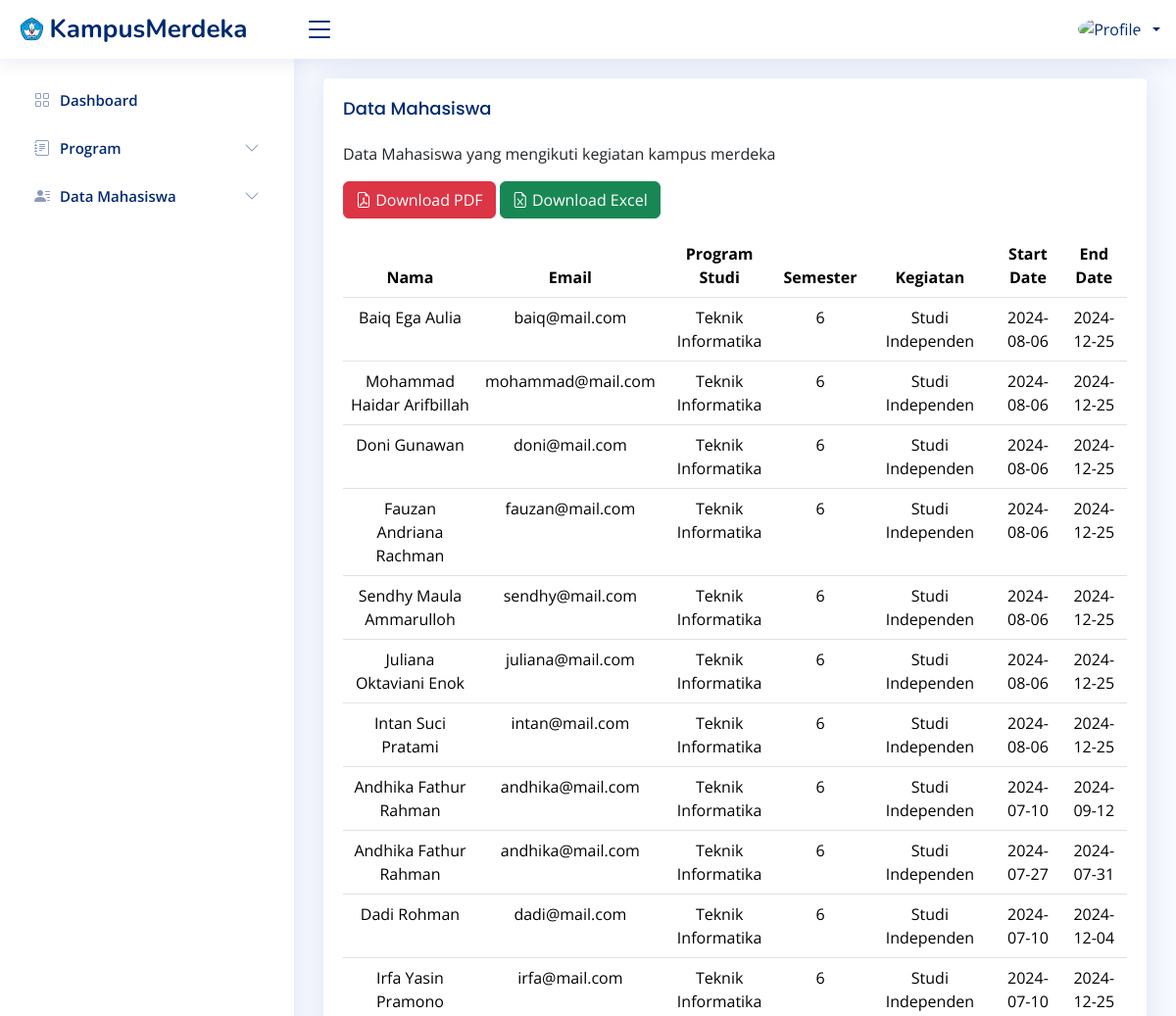
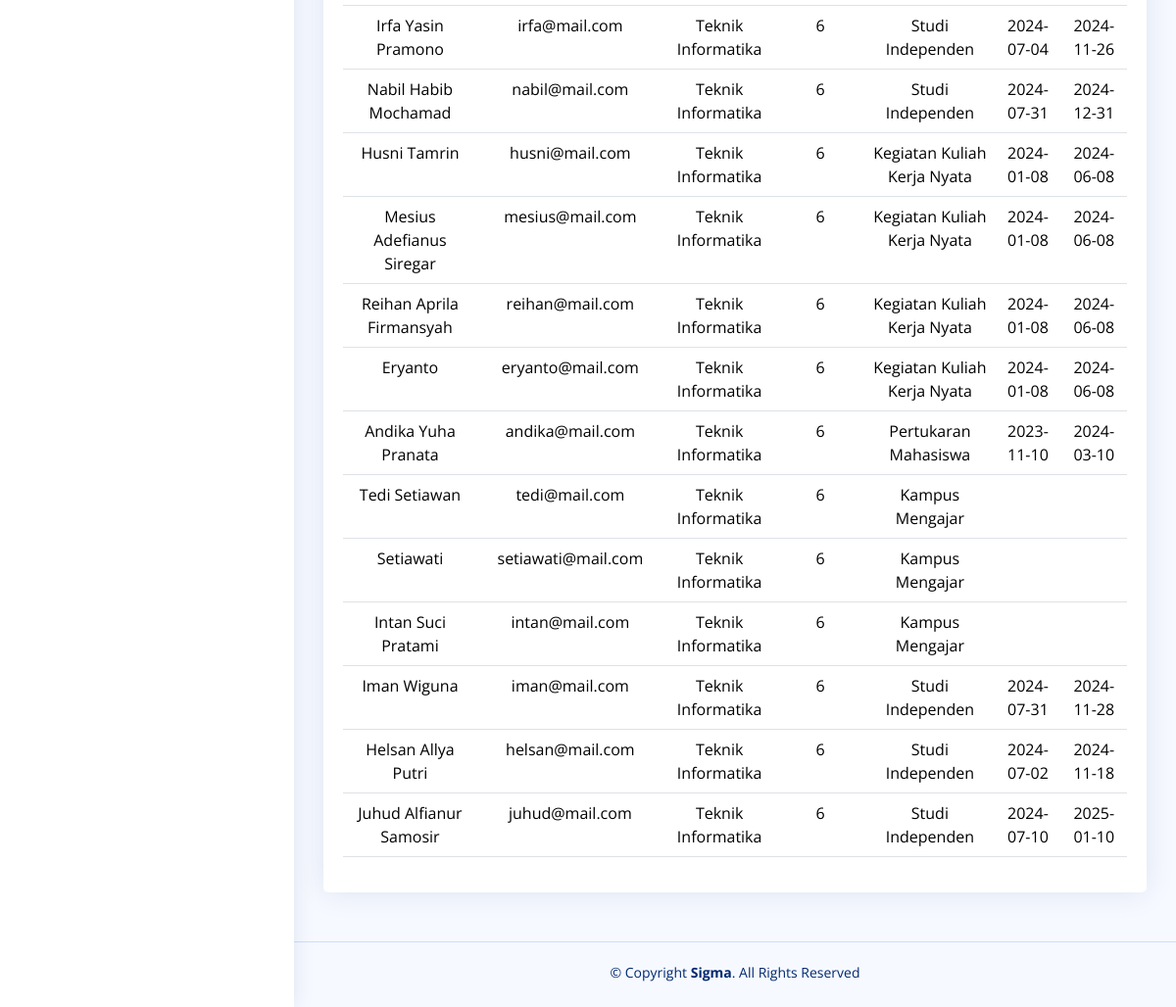
Page /dosen/index.php?page=kegiatan (signed in) on the committed database (2 pictures, top to bottom).
### tables this page shows
CREATE TABLE `transaksi_mitra` (
  `id_trx` int(11) NOT NULL,
  `id_mhs` int(11) DEFAULT NULL,
  `id_mitra` int(11) DEFAULT NULL,
  `program` enum('stupen','pmm','magang','kkn','kampus_mengajar') NOT NULL,
  `id_program` int(11) NOT NULL,
  `status` enum('diterima','pending') DEFAULT NULL
);

CREATE TABLE `mahasiswa` (
  `id_mhs` int(11) NOT NULL,
  `npm` int(8) NOT NULL,
  `nama` varchar(100) NOT NULL,
  `email` varchar(100) NOT NULL,
  `gender` varchar(1) NOT NULL,
  `prodi` varchar(25) NOT NULL,
  `semester` tinyint(2) NOT NULL,
  `foto` varchar(100) NOT NULL,
  `cv` varchar(100) NOT NULL,
  `transkrip` varchar(50) NOT NULL,
  `ktp` varchar(50) NOT NULL,
  `additional` varchar(50) NOT NULL,
  `batch` varchar(20) NOT NULL,
  `laporan` varchar(100) NOT NULL
);

### dosen/data_mhs.php (the view, shortened to what this page needs)
<?php
include "../auth/koneksi.php";
$sql = "
SELECT
    m.nama AS nama_mahasiswa,
    m.Email AS email_mahasiswa,
    m.Prodi AS prodi_mahasiswa,
    m.Semester AS semester,
    t.program AS program,
    COALESCE(kk.start_date, pm.start_date, st.start_date) AS start_date,
    COALESCE(kk.end_date, pm.end_date, st.end_date) AS end_date
FROM mahasiswa m
JOIN transaksi_mitra t ON m.id_mhs = t.id_mhs
LEFT JOIN kkntematik kk ON t.id_mitra = kk.id_mitra
LEFT JOIN pmm pm ON t.id_mitra = pm.id_mitra
LEFT JOIN stupen st ON t.id_mitra = st.id_mitra
";
$result = $conn->query($sql);
$programLabels = [
    'kkn' => 'Kegiatan Kuliah Kerja Nyata',
    'stupen' => 'Studi Independen',
    'kampus_mengajar' => 'Kampus Mengajar',
    'pmm' => 'Pertukaran Mahasiswa',
];
?>
<!DOCTYPE html>
<html lang="en">
<head>
    <link href="assets/vendor/bootstrap/css/bootstrap.min.css" rel="stylesheet" />
    <link href="assets/vendor/bootstrap-icons/bootstrap-icons.css" rel="stylesheet" />
    <link href="assets/vendor/boxicons/css/boxicons.min.css" rel="stylesheet" />
    <link href="assets/vendor/quill/quill.snow.css" rel="stylesheet" />
    <link href="assets/vendor/quill/quill.bubble.css" rel="stylesheet" />
    <link href="assets/vendor/remixicon/remixicon.css" rel="stylesheet" />
    <link href="assets/vendor/simple-datatables/style.css" rel="stylesheet" />
    <link href="assets/css/style.css" rel="stylesheet" />
</head>
<body>
    <section class="section">
        <div class="row">
            <div class="col-lg-12">
                <div class="card">
                    <div class="card-body">
                        <h5 class="card-title">Data Mahasiswa</h5>
                        <p>Data Mahasiswa yang mengikuti kegiatan kampus merdeka</p>
                        <div class="mb-3">
                            <button class="btn btn-danger" onclick="exportToPDF()">
                                <i class="bi bi-file-earmark-pdf"></i> Download PDF
                            </button>
                            <button class="btn btn-success" onclick="exportToExcel()">
                                <i class="bi bi-file-earmark-excel"></i> Download Excel
                            </button>
                        </div>
                        <table class="table datatable" id="mahasiswaTable">
                            <thead>
                                <tr>
                                    <th>Nama</th>
                                    <th>Email</th>
                                    <th>Program Studi</th>
                                    <th>Semester</th>
                                    <th>Kegiatan</th>
                                    <th data-type="date" data-format="YYYY/DD/MM">Start Date</th>
                                    <th data-type="date" data-format="YYYY/DD/MM">End Date</th>
                                </tr>
                            </thead>
                            <tbody>
                                <?php
                                if ($result->num_rows > 0) {
                                    while ($row = $result->fetch_assoc()) {
                                        $programLabel = isset($programLabels[$row["program"]]) ? $programLabels[$row["program"]] : $row["program"];
                                        echo "<tr>";
                                        echo "<td>" . $row["nama_mahasiswa"] . "</td>";
                                        echo "<td>" . $row["email_mahasiswa"] . "</td>";
                                        echo "<td>" . $row["prodi_mahasiswa"] . "</td>";
                                        echo "<td>" . $row["semester"] . "</td>";
                                        echo "<td>" . $programLabel . "</td>";
                                        echo "<td>" . $row["start_date"] . "</td>";
                                        echo "<td>" . $row["end_date"] . "</td>";
                                        echo "</tr>";
                                    }
                                } else {
                                    echo "<tr><td colspan='7'>Tidak ada data ditemukan</td></tr>";
                                }
                                ?>
                            </tbody>
                        </table>
                    </div>
                </div>
            </div>
        </div>
    </section>
</body>
</html>

### assets/css/style.css (style rules this page uses)
:root { scroll-behavior: smooth; }
body { font-family: "Open Sans", sans-serif; background: #f6f9ff; color: #444444; }
h1, h2, h3, h4, h5, h6 { font-family: "Nunito", sans-serif; }
.card { margin-bottom: 30px; border: none; border-radius: 5px; box-shadow: 0px 0 30px rgba(1, 41, 112, 0.1); }
.card-title { padding: 20px 0 15px 0; font-size: 18px; font-weight: 500; color: #012970; font-family: "Poppins", sans-serif; }
.card-body { padding: 0 20px 20px 20px; }

### dosen/data_mhs.php (style rules this page uses)
#mahasiswaTable tbody td { text-align: center; }
#mahasiswaTable thead th { text-align: center; }

### rows in the picture
transaksi_mitra: id_mhs.nama "Baiq Ega Aulia", id_mhs.email "baiq@mail.com", id_mhs.prodi "Teknik Informatika", id_mhs.semester "6", program "Studi Independen", start_date "2024-08-06", end_date "2024-12-25"
transaksi_mitra: id_mhs.nama "Mohammad Haidar Arifbillah", id_mhs.email "mohammad@mail.com", id_mhs.prodi "Teknik Informatika", id_mhs.semester "6", program "Studi Independen", start_date "2024-08-06", end_date "2024-12-25"
transaksi_mitra: id_mhs.nama "Doni Gunawan", id_mhs.email "doni@mail.com", id_mhs.prodi "Teknik Informatika", id_mhs.semester "6", program "Studi Independen", start_date "2024-08-06", end_date "2024-12-25"
transaksi_mitra: id_mhs.nama "Fauzan Andriana Rachman", id_mhs.email "fauzan@mail.com", id_mhs.prodi "Teknik Informatika", id_mhs.semester "6", program "Studi Independen", start_date "2024-08-06", end_date "2024-12-25"
transaksi_mitra: id_mhs.nama "Sendhy Maula Ammarulloh", id_mhs.email "sendhy@mail.com", id_mhs.prodi "Teknik Informatika", id_mhs.semester "6", program "Studi Independen", start_date "2024-08-06", end_date "2024-12-25"
transaksi_mitra: id_mhs.nama "Juliana Oktaviani Enok", id_mhs.email "juliana@mail.com", id_mhs.prodi "Teknik Informatika", id_mhs.semester "6", program "Studi Independen", start_date "2024-08-06", end_date "2024-12-25"
transaksi_mitra: id_mhs.nama "Intan Suci Pratami", id_mhs.email "intan@mail.com", id_mhs.prodi "Teknik Informatika", id_mhs.semester "6", program "Studi Independen", start_date "2024-08-06", end_date "2024-12-25"
transaksi_mitra: id_mhs.nama "Andhika Fathur Rahman", id_mhs.email "andhika@mail.com", id_mhs.prodi "Teknik Informatika", id_mhs.semester "6", program "Studi Independen", start_date "2024-07-10", end_date "2024-09-12", start_date "2024-07-27", end_date "2024-07-31"
transaksi_mitra: id_mhs.nama "Dadi Rohman", id_mhs.email "dadi@mail.com", id_mhs.prodi "Teknik Informatika", id_mhs.semester "6", program "Studi Independen", start_date "2024-07-10", end_date "2024-12-04"
transaksi_mitra: id_mhs.nama "Irfa Yasin Pramono", id_mhs.email "irfa@mail.com", id_mhs.prodi "Teknik Informatika", id_mhs.semester "6", program "Studi Independen", start_date "2024-07-10", end_date "2024-12-25", start_date "2024-07-04", end_date "2024-11-26"
transaksi_mitra: id_mhs.nama "Nabil Habib Mochamad", id_mhs.email "nabil@mail.com", id_mhs.prodi "Teknik Informatika", id_mhs.semester "6", program "Studi Independen", start_date "2024-07-31", end_date "2024-12-31"
transaksi_mitra: id_mhs.nama "Husni Tamrin", id_mhs.email "husni@mail.com", id_mhs.prodi "Teknik Informatika", id_mhs.semester "6", program "Kegiatan Kuliah Kerja Nyata", start_date "2024-01-08", end_date "2024-06-08"
transaksi_mitra: id_mhs.nama "Mesius Adefianus Siregar", id_mhs.email "mesius@mail.com", id_mhs.prodi "Teknik Informatika", id_mhs.semester "6", program "Kegiatan Kuliah Kerja Nyata", start_date "2024-01-08", end_date "2024-06-08"
transaksi_mitra: id_mhs.nama "Reihan Aprila Firmansyah", id_mhs.email "reihan@mail.com", id_mhs.prodi "Teknik Informatika", id_mhs.semester "6", program "Kegiatan Kuliah Kerja Nyata", start_date "2024-01-08", end_date "2024-06-08"
transaksi_mitra: id_mhs.nama "Eryanto", id_mhs.email "eryanto@mail.com", id_mhs.prodi "Teknik Informatika", id_mhs.semester "6", program "Kegiatan Kuliah Kerja Nyata", start_date "2024-01-08", end_date "2024-06-08"
transaksi_mitra: id_mhs.nama "Andika Yuha Pranata", id_mhs.email "andika@mail.com", id_mhs.prodi "Teknik Informatika", id_mhs.semester "6", program "Pertukaran Mahasiswa", start_date "2023-11-10", end_date "2024-03-10"
transaksi_mitra: id_mhs.nama "Tedi Setiawan", id_mhs.email "tedi@mail.com", id_mhs.prodi "Teknik Informatika", id_mhs.semester "6", program "Kampus Mengajar"
transaksi_mitra: id_mhs.nama "Setiawati", id_mhs.email "setiawati@mail.com", id_mhs.prodi "Teknik Informatika", id_mhs.semester "6", program "Kampus Mengajar"
transaksi_mitra: id_mhs.nama "Intan Suci Pratami", id_mhs.email "intan@mail.com", id_mhs.prodi "Teknik Informatika", id_mhs.semester "6", program "Kampus Mengajar"
transaksi_mitra: id_mhs.nama "Iman Wiguna", id_mhs.email "iman@mail.com", id_mhs.prodi "Teknik Informatika", id_mhs.semester "6", program "Studi Independen", start_date "2024-07-31", end_date "2024-11-28"
transaksi_mitra: id_mhs.nama "Helsan Allya Putri", id_mhs.email "helsan@mail.com", id_mhs.prodi "Teknik Informatika", id_mhs.semester "6", program "Studi Independen", start_date "2024-07-02", end_date "2024-11-18"
transaksi_mitra: id_mhs.nama "Juhud Alfianur Samosir", id_mhs.email "juhud@mail.com", id_mhs.prodi "Teknik Informatika", id_mhs.semester "6", program "Studi Independen", start_date "2024-07-10", end_date "2025-01-10"
